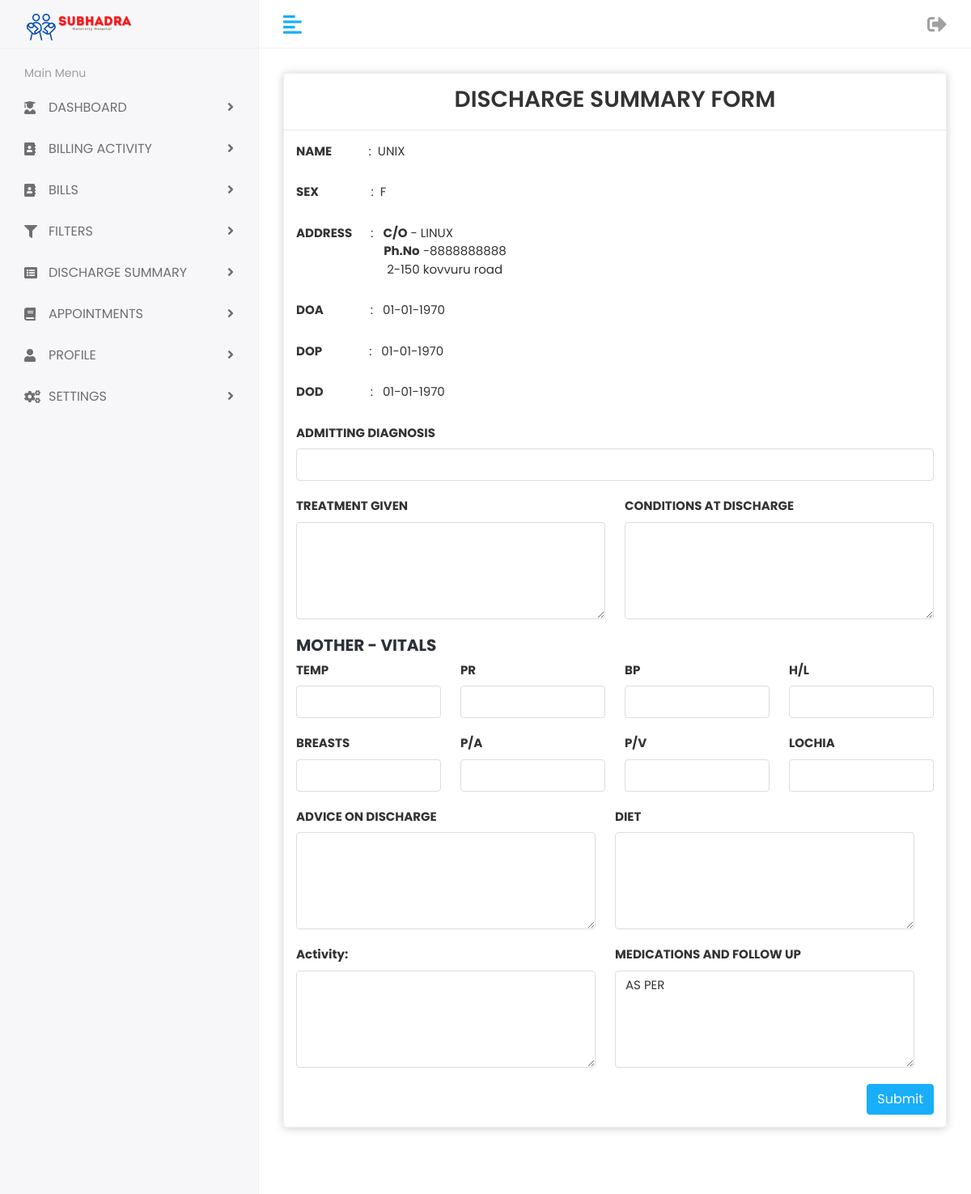
Page /discharge_summary_sub.php?pid=P202211011 on the committed database.
### tables this page shows
CREATE TABLE `patient_primary_information` (
  `id` varchar(10) NOT NULL,
  `name` varchar(500) NOT NULL,
  `dob` date NOT NULL,
  `p_age` int(3) NOT NULL,
  `gender` varchar(20) NOT NULL,
  `patient_phone_number` varchar(10) NOT NULL,
  `patient_aadhaar` varchar(12) NOT NULL,
  `caste` varchar(20) NOT NULL,
  `religion` varchar(20) NOT NULL,
  `present_address` varchar(150) NOT NULL,
  `permanent_address` varchar(150) NOT NULL,
  `patient_qualification` varchar(30) NOT NULL,
  `patient_occupation` varchar(30) NOT NULL,
  `spouse_name` varchar(100) NOT NULL,
  `spouse_contact` varchar(10) NOT NULL,
  `spose_dob` date NOT NULL,
  `spouse_age` int(3) NOT NULL,
  `spouse_gender` varchar(5) NOT NULL,
  `spouse_occupation` varchar(20) NOT NULL,
  `spouse_qualification` varchar(20) NOT NULL,
  `lmp` date NOT NULL,
  `edd` date NOT NULL,
  `pog` varchar(25) NOT NULL,
  `cardtype` varchar(20) NOT NULL,
  `socio_economic_status` varchar(20) NOT NULL,
  `spouse_aadhaar` varchar(12) NOT NULL,
  `date` timestamp NOT NULL DEFAULT CURRENT_TIMESTAMP ON UPDATE CURRENT_TIMESTAMP
);

### discharge_summary_sub.php (the view, shortened to what this page needs)
<?php
include 'connect.php';
$pid = $_GET['pid'];
$tid = $_GET['tid'];
$query = "select  * from  patient_primary_information WHERE id='$pid'";
$query1 = "select * from  patient_surgery_form WHERE id='$pid' and token_id='$tid'";
$run = mysqli_query($con, $query);
$res = mysqli_fetch_assoc($run);
$run1 = mysqli_query($con, $query1);
$res1 = mysqli_fetch_assoc($run1);
?>
<!DOCTYPE html>
<html lang="en">
<head>
	<link rel="stylesheet" href="assets/plugins/bootstrap/css/bootstrap.min.css">
	<link rel="stylesheet" href="assets/plugins/fontawesome/css/fontawesome.min.css">
	<link rel="stylesheet" href="assets/plugins/fontawesome/css/all.min.css">
	<link rel="stylesheet" href="assets/plugins/datatables/datatables.min.css">
	<link rel="stylesheet" href="assets/css/style.css">
</head>
<body>
	<div class="main-wrapper"> <?php include 'menu.php'; ?>
		<div class="page-wrapper">
			<div class="content container-fluid">
				<div class="page-header">
					<div class="row">
						<div class="col-md-12">
							<div class="card">
								<div class="card-header">
									<h3 align="center" class="page-title">DISCHARGE SUMMARY FORM</h3>
								</div>
								<div class="card-body">
									<form method="post" class="needs-validation" novalidate>
										<div class="form-group">
											<label><b>NAME&nbsp&nbsp&nbsp&nbsp&nbsp&nbsp&nbsp&nbsp&nbsp&nbsp&nbsp&nbsp&nbsp</b> :&nbsp&nbsp<?php echo $res['name'] ?></label>
										</div>
										<div class="form-group">
											<label><b>SEX&nbsp&nbsp&nbsp&nbsp&nbsp&nbsp&nbsp&nbsp&nbsp&nbsp&nbsp&nbsp&nbsp&nbsp&nbsp&nbsp&nbsp&nbsp&nbsp</b> :&nbsp <?php echo $res['gender'] ?></label>
										</div>
										<div class="form-group">
											<label><b>ADDRESS&nbsp&nbsp&nbsp&nbsp&nbsp&nbsp</b> :&nbsp&nbsp <b>C/O</b> - <?php echo $res['spouse_name'];
																															echo "<br>";
																															echo "<b>Ph.No</b> -";
																															echo $res['spouse_contact'];
																															echo "<br>";
																															echo $res['present_address'] ?></label>
										</div>
										<div class="form-group">
											<label><b>DOA&nbsp&nbsp&nbsp&nbsp&nbsp&nbsp&nbsp&nbsp&nbsp&nbsp&nbsp&nbsp&nbsp&nbsp&nbsp&nbsp&nbsp</b> :&nbsp&nbsp <?php
											 $newDate = date("d-m-Y", strtotime($res1['date_of_admission']));
											 $dd = strval($newDate);
											echo $dd;
											?></label>
										</div>
										<div class="form-group">
											<label><b>DOP&nbsp&nbsp&nbsp&nbsp&nbsp&nbsp&nbsp&nbsp&nbsp&nbsp&nbsp&nbsp&nbsp&nbsp&nbsp&nbsp&nbsp</b> :&nbsp&nbsp <?php
											 $newDate = date("d-m-Y", strtotime($res1['date_of_procedure']));
											 $dd = strval($newDate);
											echo $dd;
											?></label>
										</div>
										<div class="form-group">
											<label><b>DOD&nbsp&nbsp&nbsp&nbsp&nbsp&nbsp&nbsp&nbsp&nbsp&nbsp&nbsp&nbsp&nbsp&nbsp&nbsp&nbsp&nbsp</b> :&nbsp&nbsp <?php
											 $newDate = date("d-m-Y", strtotime($res1['date_of_discharge']));
											 $dd = strval($newDate);
											echo $dd;
											?></label>
										</div>
										<div class="col-md-12">
											<div class="form-group">
												<label><b>ADMITTING DIAGNOSIS</b> </label>
												<input type="text" name="ad" class="form-control" required>
											</div>
										</div>
										<div class="row">
											<div class="col-md-6">
												<div class="form-group">
													<label><b>TREATMENT GIVEN</b></label>
													<textarea name="tg" class="form-control" required></textarea>
												</div>
											</div>
											<div class="col-md-6">
												<div class="form-group">
													<label><b>CONDITIONS AT DISCHARGE</b></label>
													<textarea name="cad" class="form-control" required></textarea>
												</div>
											</div>
										</div>
										<h5 class="card-title"><b>MOTHER - VITALS</b></h5>
										<div class="row">
											<div class="col-md-3">
												<div class="form-group">
													<label><b>TEMP</b></label>
													<input type="digit" name="temp" class="form-control" required>
												</div>
											</div>
											<div class="col-md-3">
												<div class="form-group">
													<label><b>PR</b></label>
													<input type="digit" name="pr" class="form-control" required>
												</div>
											</div>
											<div class="col-md-3">
												<div class="form-group">
													<label><b>BP</b></label>
													<input type="digit" name="bp" class="form-control" required>
												</div>
											</div>
											<div class="col-md-3">
												<div class="form-group">
													<label><b>H/L</b></label>
													<input type="digit" name="hl" class="form-control" required>
												</div>
											</div>
										</div>
										<div class="row">
											<div class="col-md-3">
												<div class="form-group">
													<label><b>BREASTS</b></label>
													<input type="digit" name="bre" class="form-control" required>
												</div>
											</div>
											<div class="col-md-3">
												<div class="form-group">
													<label><b>P/A</b></label>
													<input type="digit" name="pa" class="form-control" required>
												</div>
											</div>
											<div class="col-md-3">
												<div class="form-group">
													<label><b>P/V</b></label>
													<input type="digit" name="pv" class="form-control" required>
												</div>
											</div>
											<div class="col-md-3">
												<div class="form-group">
													<label><b>LOCHIA</b></label>
													<input type="digit" name="lo" class="form-control" required>
												</div>
											</div>
											<div class="row">
												<div class="col-md-6">
													<div class="form-group">
														<label><b>ADVICE ON DISCHARGE</b></label>
														<textarea name="aod" class="form-control" required></textarea>
													</div>
												</div>
												<div class="col-md-6">
													<div class="form-group">
														<label><b>DIET</b></label>
														<textarea name="diet" class="form-control" required></textarea>
													</div>
												</div>
											</div>
											<div class="row">
												<div class="col-md-6">
													<div class="form-group">
														<label><b>Activity:</b></label>
														<textarea name="activity" class="form-control" required></textarea>
													</div>
												</div>
												<div class="col-md-6">
													<div class="form-group">
														<label><b>MEDICATIONS AND FOLLOW UP</b> </label>
														<textarea name="mafu" class="form-control" required>AS PER <?php echo $res1['doctor_name']; ?></textarea>
													</div>
												</div>
											</div>
											<div class="text-end">
												<button type="submit" class="btn btn-primary" name="submit">Submit </button>
											</div>
									</form>
								</div>
							</div>
						</div>
					</div>
				</div>
			</div>
		</div>
	</div>
</body> setTimeout("print()", 1000);
</html>

### rows in the picture
patient_primary_information: name "UNIX", gender "F", spouse_name "LINUX", spouse_contact "8888888888", present_address "2-150 kovvuru road"

### other values in the picture
$dd "01-01-1970"
